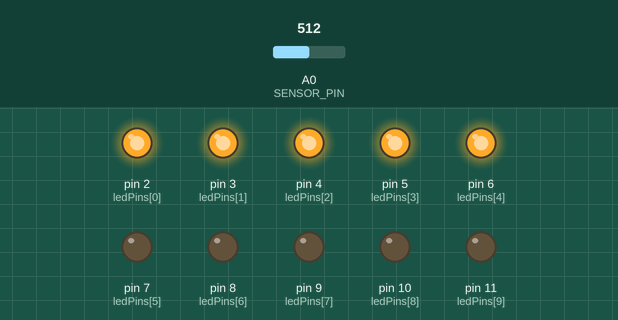
Simulated run of this sketch. Board: Arduino Uno, built with avr-gcc and run on an emulated ATmega328P. Parts: output pins drawn as LEDs (lit = HIGH). Inputs (shaded band) come from the test bench; at power-on: A0 (SENSOR_PIN) = 512.

Above: at 1.2 s.
1.3 s: A0 (SENSOR_PIN) set to 607
2.8 s: A0 (SENSOR_PIN) set to 627
At 3.9 s:
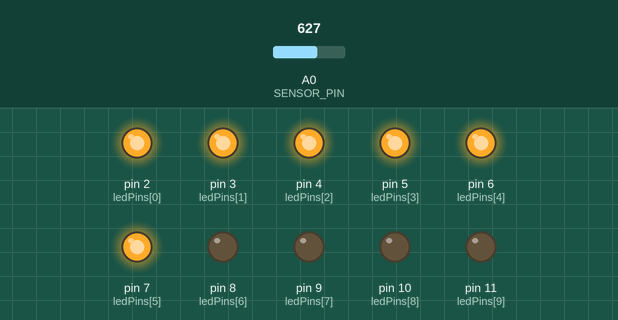
4.3 s: A0 (SENSOR_PIN) set to 511
At 5.0 s:
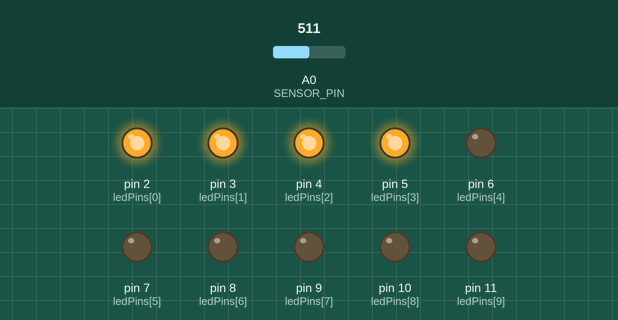
5.8 s: A0 (SENSOR_PIN) set to 421
7.3 s: A0 (SENSOR_PIN) set to 395
At 8.5 s:
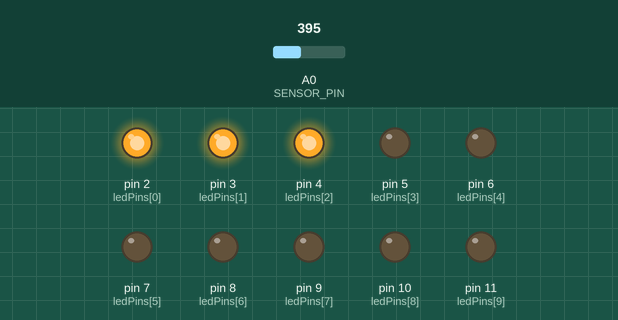
8.8 s: A0 (SENSOR_PIN) set to 716
At 9.6 s:
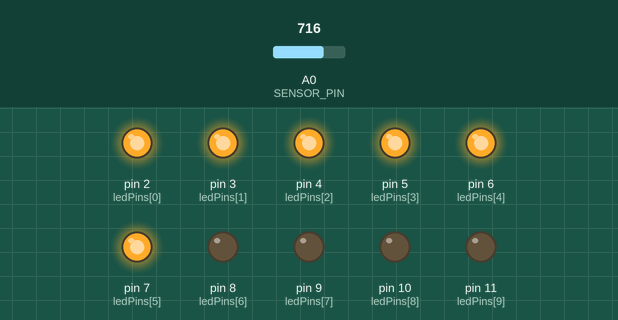
Timing chart, 0 to 11.3 s (numbered marks = the images above; inputs shaded):
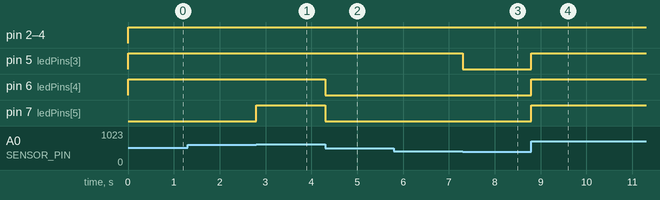

The sketch:

code.ino
```cpp
const int SENSOR_PIN = A0;
const int LED_COUNT = 10;

int ledPins[LED_COUNT] = {
  2,3,4,5,6,7,8,9,10,11
};

void setup() {
  for(int i = 0; i < LED_COUNT; i++){
    pinMode(ledPins[i], OUTPUT);
  }
}

void loop() {
  int sensorVal = analogRead(SENSOR_PIN);

  int ledLevel = map(sensorVal, 0, 1023, 0, LED_COUNT);

  for (int i = 0; i < LED_COUNT; i++){
    if(i < ledLevel){
      digitalWrite(ledPins[i], HIGH);
    } else {
      digitalWrite(ledPins[i], LOW);
    }
  }

}
```

Measured:
- the behaviour switches between 613 and 614 on A0 (SENSOR_PIN) (found by bisection; images 0 and 1)
- the behaviour switches between 410 and 409 on A0 (SENSOR_PIN) (found by bisection; images 2 and 3)
- after the input at 1.3 s, every drawn part: stays the same
- after the input at 2.8 s, pin 7 (ledPins[5]): LOW → HIGH at once
- after the input at 4.3 s, pin 6 (ledPins[4]), pin 7 (ledPins[5]): HIGH → LOW at once
- after the input at 5.8 s, every drawn part: stays the same
- after the input at 7.3 s, pin 5 (ledPins[3]): HIGH → LOW at once
- after the input at 8.8 s, pin 5 (ledPins[3]), pin 6 (ledPins[4]), pin 7 (ledPins[5]): LOW → HIGH at once
